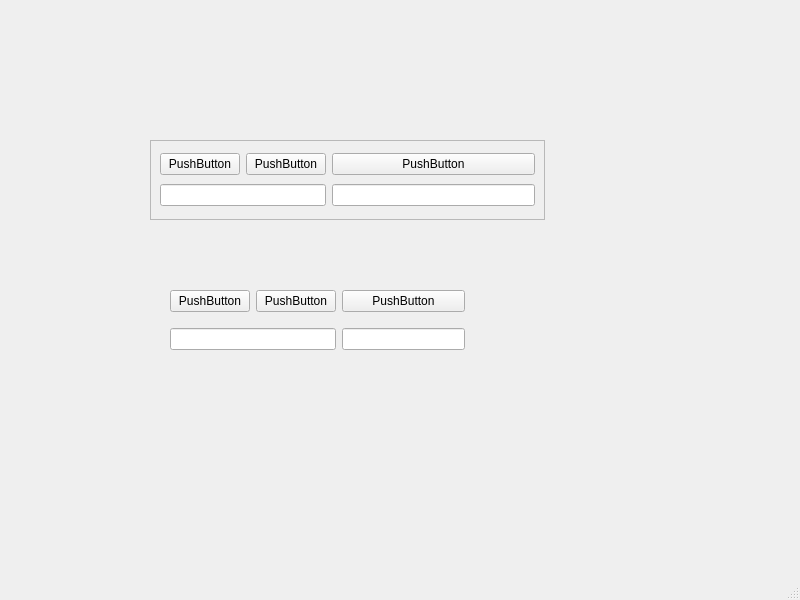
<?xml version="1.0" encoding="UTF-8"?>
<ui version="4.0">
 <class>MainWindow</class>
 <widget class="QMainWindow" name="MainWindow">
  <property name="geometry">
   <rect>
    <x>0</x>
    <y>0</y>
    <width>800</width>
    <height>600</height>
   </rect>
  </property>
  <property name="windowTitle">
   <string>MainWindow</string>
  </property>
  <widget class="QWidget" name="centralwidget">
   <widget class="QFrame" name="frame">
    <property name="geometry">
     <rect>
      <x>150</x>
      <y>140</y>
      <width>395</width>
      <height>80</height>
     </rect>
    </property>
    <property name="frameShape">
     <enum>QFrame::StyledPanel</enum>
    </property>
    <property name="frameShadow">
     <enum>QFrame::Raised</enum>
    </property>
    <layout class="QGridLayout" name="gridLayout">
     <item row="1" column="2">
      <widget class="QLineEdit" name="lineEdit_2"/>
     </item>
     <item row="1" column="0" colspan="2">
      <widget class="QLineEdit" name="lineEdit"/>
     </item>
     <item row="0" column="2">
      <widget class="QPushButton" name="pushButton_3">
       <property name="text">
        <string>PushButton</string>
       </property>
      </widget>
     </item>
     <item row="0" column="1">
      <widget class="QPushButton" name="pushButton_2">
       <property name="text">
        <string>PushButton</string>
       </property>
      </widget>
     </item>
     <item row="0" column="0">
      <widget class="QPushButton" name="pushButton">
       <property name="text">
        <string>PushButton</string>
       </property>
      </widget>
     </item>
    </layout>
   </widget>
   <widget class="QWidget" name="gridLayoutWidget">
    <property name="geometry">
     <rect>
      <x>170</x>
      <y>280</y>
      <width>295</width>
      <height>80</height>
     </rect>
    </property>
    <layout class="QGridLayout" name="gridLayout_2">
     <item row="0" column="0">
      <widget class="QPushButton" name="pushButton_4">
       <property name="text">
        <string>PushButton</string>
       </property>
      </widget>
     </item>
     <item row="0" column="1">
      <widget class="QPushButton" name="pushButton_5">
       <property name="text">
        <string>PushButton</string>
       </property>
      </widget>
     </item>
     <item row="0" column="2">
      <widget class="QPushButton" name="pushButton_6">
       <property name="text">
        <string>PushButton</string>
       </property>
      </widget>
     </item>
     <item row="1" column="0" colspan="2">
      <widget class="QLineEdit" name="lineEdit_3"/>
     </item>
     <item row="1" column="2">
      <widget class="QLineEdit" name="lineEdit_4"/>
     </item>
    </layout>
   </widget>
  </widget>
  <widget class="QMenuBar" name="menubar">
   <property name="geometry">
    <rect>
     <x>0</x>
     <y>0</y>
     <width>800</width>
     <height>26</height>
    </rect>
   </property>
  </widget>
  <widget class="QStatusBar" name="statusbar"/>
 </widget>
 <resources/>
 <connections/>
</ui>
